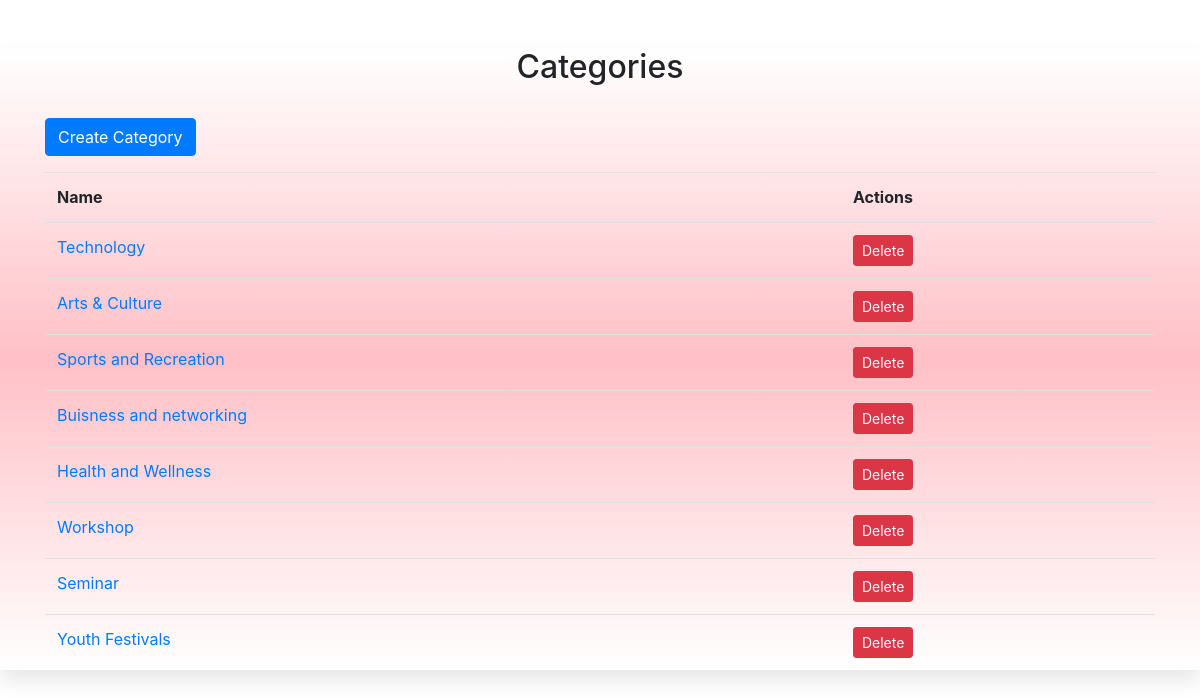
/viewevent (signed in), run on the app's committed database.
### home/models.py (models this page shows, shortened)
class Category(models.Model):
    name = models.CharField(max_length=100)

### home/views.py (the view)
# urls.py: path('viewevent', views.category_list, name='viewevent'),
@login_required
def category_list(request):
    categories = Category.objects.all()
    return render(request, 'category_list.html', {'categories': categories})

### templates/category_list.html (shortened to what this page needs)
<!DOCTYPE html>
<html lang="en">
<head>
	<link rel="stylesheet" href="https://maxcdn.bootstrapcdn.com/bootstrap/4.5.2/css/bootstrap.min.css" />
</head>
<body>
    <div style="background: linear-gradient(to bottom, #ffffff, #ffc0c6, #ffffff); box-shadow: 0px 10px 20px rgba(0, 0, 0, 0.1);">
    <div class="container mt-5">
	<div class="text-center">
		<h2>Categories</h2>
	</div>
	<br>
	<a href="{% url 'create_category' %}" class="btn btn-primary mb-3">Create Category</a>
	<table class="table">
		<thead>
		<tr>
			<th>Name</th>
			<th>Actions</th>
		</tr>
		</thead>
		<tbody>
		{% for category in categories %}
			<tr>
			<td>
				<a href="{% url 'category_events' category.id %}">{{ category.name }}</a>
			</td>
			<td>
				<form method="post" action="{% url 'delete_category' category.id %}" style="display: inline;">
				<button type="submit" class="btn btn-danger btn-sm">Delete</button>
				</form>
			</td>
			</tr>
		{% endfor %}
		</tbody>
	</table>
	</div>
</div>
</body>
</html>

### data on the page
Category: name "Technology"
Category: name "Arts & Culture"
Category: name "Sports and Recreation"
Category: name "Buisness and networking"
Category: name "Health and Wellness"
Category: name "Workshop"
Category: name "Seminar"
Category: name "Youth Festivals"
